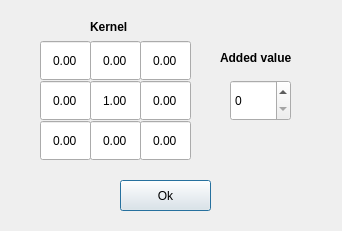
<?xml version="1.0" encoding="UTF-8"?>
<ui version="4.0">
 <class>LFilterForm</class>
 <widget class="QDialog" name="LFilterForm">
  <property name="geometry">
   <rect>
    <x>0</x>
    <y>0</y>
    <width>342</width>
    <height>231</height>
   </rect>
  </property>
  <property name="windowTitle">
   <string>Set kernel</string>
  </property>
  <widget class="QPushButton" name="okButton">
   <property name="geometry">
    <rect>
     <x>120</x>
     <y>180</y>
     <width>91</width>
     <height>31</height>
    </rect>
   </property>
   <property name="text">
    <string>Ok</string>
   </property>
  </widget>
  <widget class="QLabel" name="label">
   <property name="geometry">
    <rect>
     <x>90</x>
     <y>20</y>
     <width>57</width>
     <height>15</height>
    </rect>
   </property>
   <property name="text">
    <string>&lt;html&gt;&lt;head/&gt;&lt;body&gt;&lt;p&gt;&lt;span style=&quot; font-weight:600;&quot;&gt;Kernel&lt;/span&gt;&lt;/p&gt;&lt;/body&gt;&lt;/html&gt;</string>
   </property>
  </widget>
  <widget class="QDoubleSpinBox" name="kernelBox12">
   <property name="geometry">
    <rect>
     <x>90</x>
     <y>40</y>
     <width>51</width>
     <height>41</height>
    </rect>
   </property>
   <property name="alignment">
    <set>Qt::AlignCenter</set>
   </property>
   <property name="buttonSymbols">
    <enum>QAbstractSpinBox::NoButtons</enum>
   </property>
   <property name="minimum">
    <double>-99.989999999999995</double>
   </property>
   <property name="value">
    <double>0.000000000000000</double>
   </property>
  </widget>
  <widget class="QDoubleSpinBox" name="kernelBox13">
   <property name="geometry">
    <rect>
     <x>140</x>
     <y>40</y>
     <width>51</width>
     <height>41</height>
    </rect>
   </property>
   <property name="alignment">
    <set>Qt::AlignCenter</set>
   </property>
   <property name="buttonSymbols">
    <enum>QAbstractSpinBox::NoButtons</enum>
   </property>
   <property name="minimum">
    <double>-99.989999999999995</double>
   </property>
   <property name="value">
    <double>0.000000000000000</double>
   </property>
  </widget>
  <widget class="QDoubleSpinBox" name="kernelBox22">
   <property name="geometry">
    <rect>
     <x>90</x>
     <y>80</y>
     <width>51</width>
     <height>41</height>
    </rect>
   </property>
   <property name="alignment">
    <set>Qt::AlignCenter</set>
   </property>
   <property name="buttonSymbols">
    <enum>QAbstractSpinBox::NoButtons</enum>
   </property>
   <property name="minimum">
    <double>-99.989999999999995</double>
   </property>
   <property name="value">
    <double>1.000000000000000</double>
   </property>
  </widget>
  <widget class="QDoubleSpinBox" name="kernelBox23">
   <property name="geometry">
    <rect>
     <x>140</x>
     <y>80</y>
     <width>51</width>
     <height>41</height>
    </rect>
   </property>
   <property name="alignment">
    <set>Qt::AlignCenter</set>
   </property>
   <property name="buttonSymbols">
    <enum>QAbstractSpinBox::NoButtons</enum>
   </property>
   <property name="minimum">
    <double>-99.989999999999995</double>
   </property>
   <property name="value">
    <double>0.000000000000000</double>
   </property>
  </widget>
  <widget class="QDoubleSpinBox" name="kernelBox21">
   <property name="geometry">
    <rect>
     <x>40</x>
     <y>80</y>
     <width>51</width>
     <height>41</height>
    </rect>
   </property>
   <property name="alignment">
    <set>Qt::AlignCenter</set>
   </property>
   <property name="buttonSymbols">
    <enum>QAbstractSpinBox::NoButtons</enum>
   </property>
   <property name="minimum">
    <double>-99.989999999999995</double>
   </property>
   <property name="value">
    <double>0.000000000000000</double>
   </property>
  </widget>
  <widget class="QDoubleSpinBox" name="kernelBox33">
   <property name="geometry">
    <rect>
     <x>140</x>
     <y>120</y>
     <width>51</width>
     <height>41</height>
    </rect>
   </property>
   <property name="alignment">
    <set>Qt::AlignCenter</set>
   </property>
   <property name="buttonSymbols">
    <enum>QAbstractSpinBox::NoButtons</enum>
   </property>
   <property name="minimum">
    <double>-99.989999999999995</double>
   </property>
   <property name="value">
    <double>0.000000000000000</double>
   </property>
  </widget>
  <widget class="QDoubleSpinBox" name="kernelBox32">
   <property name="geometry">
    <rect>
     <x>90</x>
     <y>120</y>
     <width>51</width>
     <height>41</height>
    </rect>
   </property>
   <property name="alignment">
    <set>Qt::AlignCenter</set>
   </property>
   <property name="buttonSymbols">
    <enum>QAbstractSpinBox::NoButtons</enum>
   </property>
   <property name="minimum">
    <double>-99.989999999999995</double>
   </property>
   <property name="value">
    <double>0.000000000000000</double>
   </property>
  </widget>
  <widget class="QDoubleSpinBox" name="kernelBox31">
   <property name="geometry">
    <rect>
     <x>40</x>
     <y>120</y>
     <width>51</width>
     <height>41</height>
    </rect>
   </property>
   <property name="alignment">
    <set>Qt::AlignCenter</set>
   </property>
   <property name="buttonSymbols">
    <enum>QAbstractSpinBox::NoButtons</enum>
   </property>
   <property name="minimum">
    <double>-99.989999999999995</double>
   </property>
   <property name="value">
    <double>0.000000000000000</double>
   </property>
  </widget>
  <widget class="QDoubleSpinBox" name="kernelBox11">
   <property name="geometry">
    <rect>
     <x>40</x>
     <y>40</y>
     <width>51</width>
     <height>41</height>
    </rect>
   </property>
   <property name="alignment">
    <set>Qt::AlignCenter</set>
   </property>
   <property name="buttonSymbols">
    <enum>QAbstractSpinBox::NoButtons</enum>
   </property>
   <property name="minimum">
    <double>-99.989999999999995</double>
   </property>
   <property name="value">
    <double>0.000000000000000</double>
   </property>
  </widget>
  <widget class="QLabel" name="label_2">
   <property name="geometry">
    <rect>
     <x>220</x>
     <y>50</y>
     <width>91</width>
     <height>16</height>
    </rect>
   </property>
   <property name="text">
    <string>&lt;html&gt;&lt;head/&gt;&lt;body&gt;&lt;p&gt;&lt;span style=&quot; font-weight:600;&quot;&gt;Added value&lt;/span&gt;&lt;/p&gt;&lt;/body&gt;&lt;/html&gt;</string>
   </property>
  </widget>
  <widget class="QSpinBox" name="addedVBox">
   <property name="geometry">
    <rect>
     <x>230</x>
     <y>80</y>
     <width>61</width>
     <height>41</height>
    </rect>
   </property>
   <property name="maximum">
    <number>255</number>
   </property>
  </widget>
 </widget>
 <tabstops>
  <tabstop>kernelBox11</tabstop>
  <tabstop>kernelBox12</tabstop>
  <tabstop>kernelBox13</tabstop>
  <tabstop>kernelBox21</tabstop>
  <tabstop>kernelBox22</tabstop>
  <tabstop>kernelBox23</tabstop>
  <tabstop>kernelBox31</tabstop>
  <tabstop>kernelBox32</tabstop>
  <tabstop>kernelBox33</tabstop>
  <tabstop>addedVBox</tabstop>
  <tabstop>okButton</tabstop>
 </tabstops>
 <resources/>
 <connections/>
</ui>
